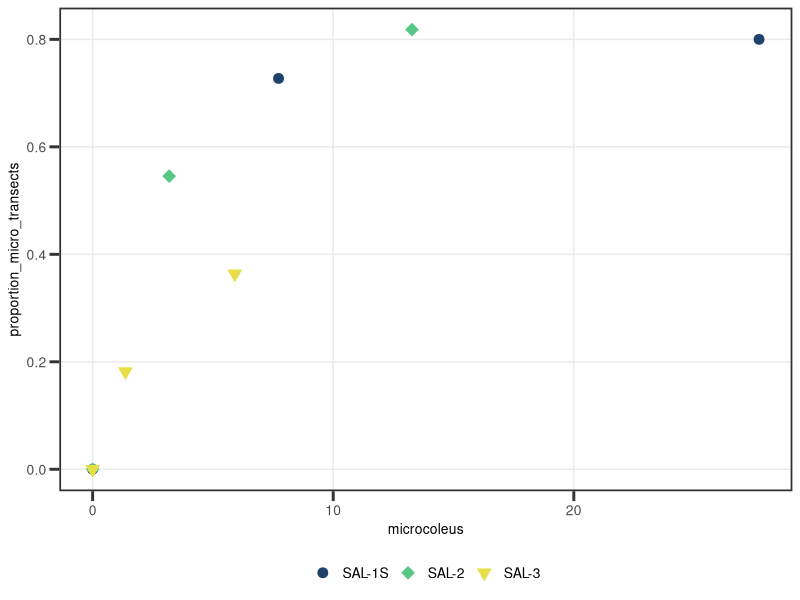
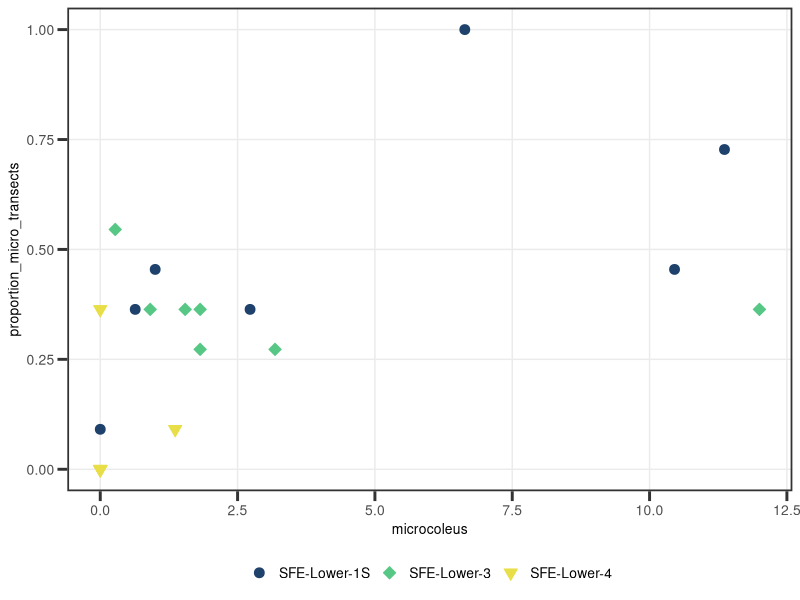
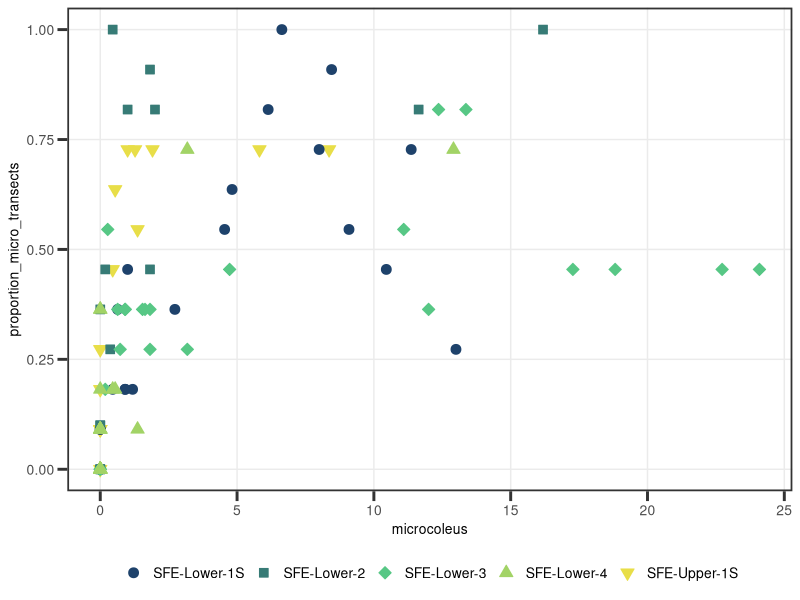
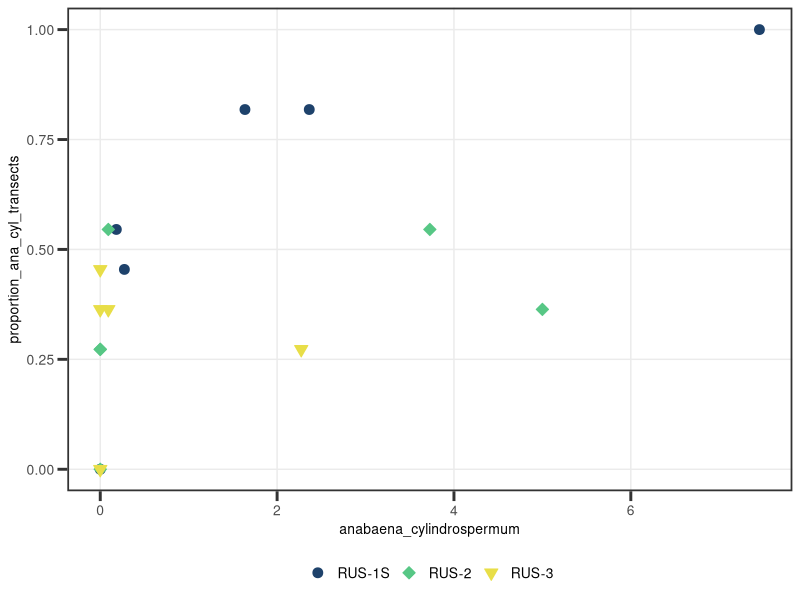
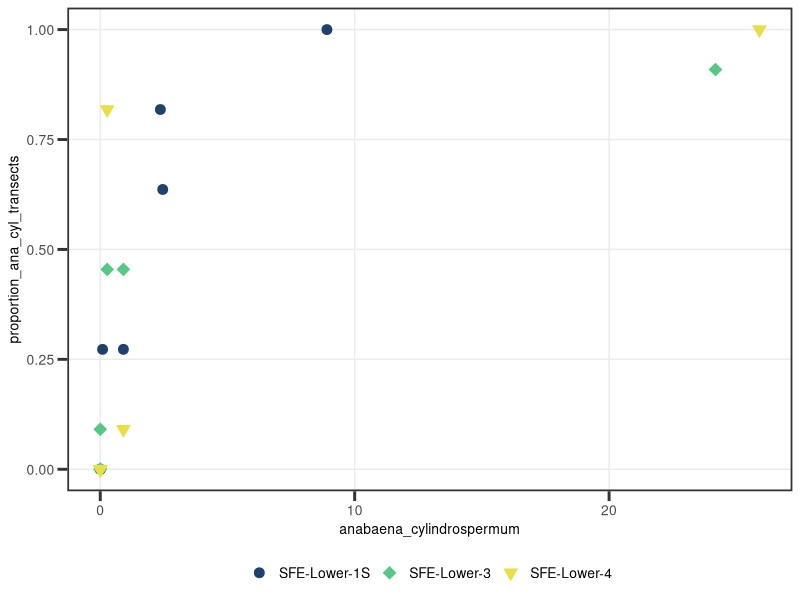
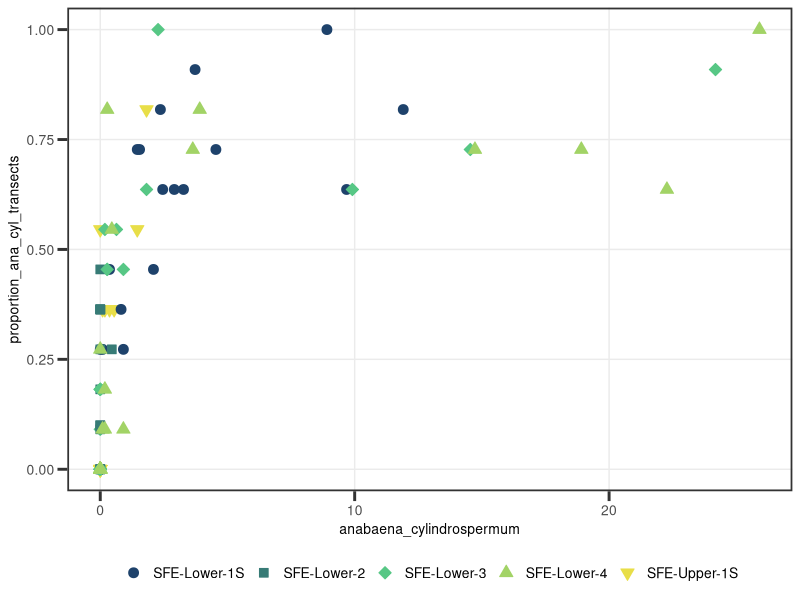
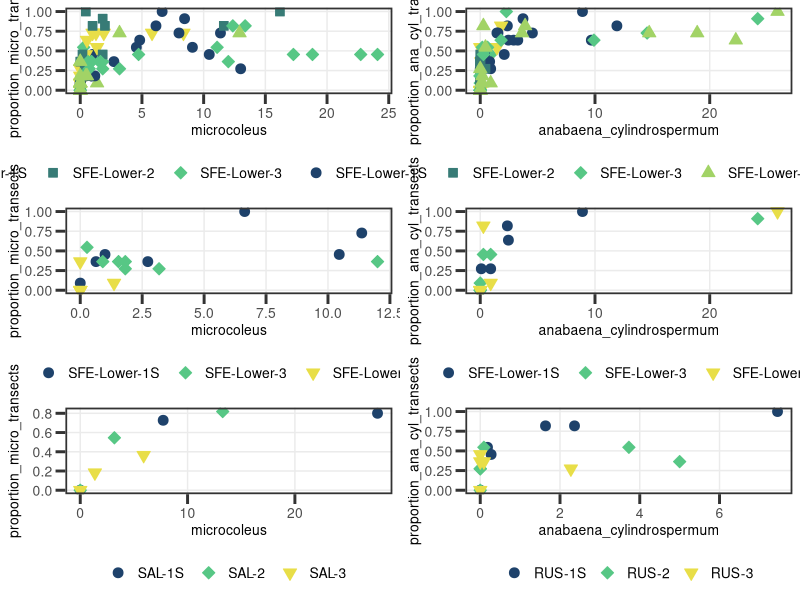
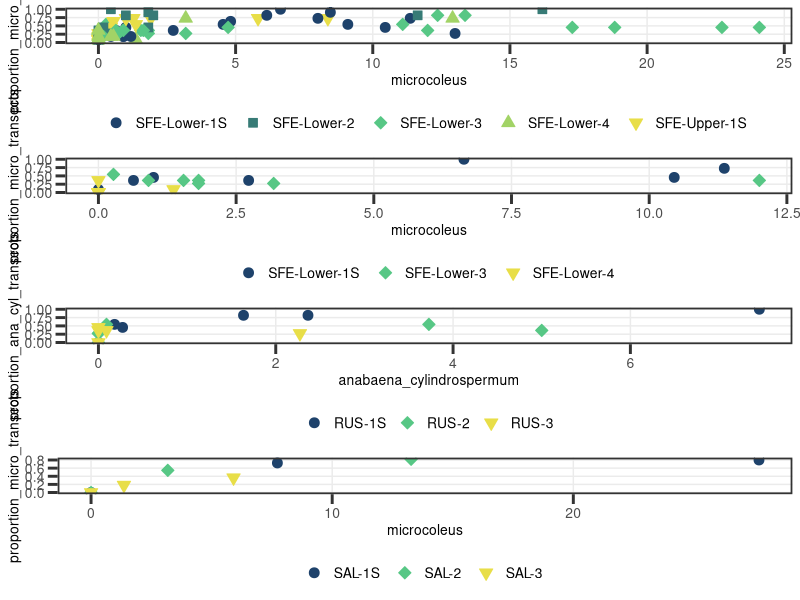

R code for these plots, in order:
#### Figure to show difference between presence/absence data and cover
### Jordan Zabrecky
## last edited: 08.08.2025

# This supplemental figure shows the discrepancy between cover estimation
# (from quadrat placements) and presence/absence (taxon observed nearby
# transect line) from benthic surveys roughly following SWAMP protocol

#### (1) Loading libraries and data ####

# loading libraries
lapply(c("tidyverse", "lubridate", "cowplot"), 
       require, character.only = T)

# loading data
cover <- read.csv("./data/field_and_lab/percover_byreach.csv") %>% 
  mutate(field_date = ymd(field_date),
         year = year(field_date)) %>% 
  # change site_reach names to new %>% 
  mutate(site_reach = case_when(site_reach == "SFE-M-1S" ~ "SFE-Lower-1S",
                                site_reach == "SFE-M-2" ~ "SFE-Lower-2",
                                site_reach == "SFE-M-3" ~ "SFE-Lower-3",
                                site_reach == "SFE-M-4" ~ "SFE-Lower-4",
                                site_reach == "SFE-SH-1S" ~ "SFE-Upper-1S",
                                TRUE ~ site_reach))

#### (2) Making figures ####

# set universal theme
theme_set(theme_bw() + theme(legend.position = "bottom",
                             panel.grid.minor = element_blank(),
                             panel.border = element_rect(linewidth = 1.2), axis.ticks = element_line(linewidth = 1),
                             text = element_text(size = 10), axis.ticks.length=unit(.25, "cm"),
                             axis.text.y = element_text(size = 10), axis.text.x = element_text(size = 10),
                             legend.text = element_text(size = 10)))

# color palette
palette <- c("#1E426B","#377B76", "#57C785", "#A2D366", "#E8DE48")

## Microcoleus

# salmon 2022
sal22 <- ggplot(data = cover %>% filter(site == "SAL" & year == 2022),
                aes(x = proportion_micro_transects,
                    y = microcoleus)) +
  geom_point(aes(fill = site_reach, color = site_reach, shape = site_reach), size = 3) +
  scale_fill_manual(NULL, values = c(palette[1], palette[3], palette[5])) +
  scale_color_manual(NULL, values = c(palette[1], palette[3], palette[5])) +
  scale_shape_manual(NULL, values = c(21, 23, 25)) +
  coord_flip() # decided it looked better like this; easier to do than changing x & y in aes()
sal22

# south fork eel 2022
sfe22 <- ggplot(data = cover %>% filter(site == "SFE-M" & year == 2022),
                aes(x = proportion_micro_transects,
                    y = microcoleus)) +
  geom_point(aes(color = site_reach, fill = site_reach, shape = site_reach), size = 3) +
  scale_color_manual(NULL, values = c(palette[1], palette[3], palette[5])) +
  scale_fill_manual(NULL, values = c(palette[1], palette[3], palette[5])) +
  scale_shape_manual(NULL, values = c(21, 23, 25)) +
  coord_flip() # decided it looked better like this; easier to do than changing x & y in aes()
sfe22

# south fork eel 2023
sfe23 <- ggplot(data = cover %>% filter(site == "SFE-M" | site == "SFE-SH" & year == 2023),
                aes(x = proportion_micro_transects,
                    y = microcoleus)) +
  geom_point(aes(color = site_reach, fill = site_reach, shape = site_reach), size = 3) +
  scale_color_manual(NULL, values = palette) +
  scale_fill_manual(NULL, values = palette) +
  scale_shape_manual(NULL, values = c(21, 22, 23, 24, 25)) +
  coord_flip() # decided it looked better like this; easier to do than changing x & y in aes()
sfe23


## Anabaena/Cylindrospermum

# russian
rus22 <- ggplot(data = cover %>% filter(site == "RUS"), aes(x = proportion_ana_cyl_transects,
                                                            y = anabaena_cylindrospermum)) +
  geom_point(aes(color = site_reach, fill = site_reach, shape = site_reach), size = 3) +
  scale_color_manual(NULL, values = c(palette[1], palette[3], palette[5])) +
  scale_fill_manual(NULL, values = c(palette[1], palette[3], palette[5])) +
  scale_shape_manual(NULL, values = c(21, 23, 25)) +
  coord_flip() # decided it looked better like this; easier to do than changing x & y in aes()
rus22

# south fork eel 2022
sfe22_a <- ggplot(data = cover %>% filter(site == "SFE-M" & year == 2022),
                aes(x = proportion_ana_cyl_transects,
                    y = anabaena_cylindrospermum)) +
  geom_point(aes(color = site_reach, fill = site_reach, shape = site_reach), size = 3) +
  scale_color_manual(NULL, NULL, values = c(palette[1], palette[3], palette[5])) +
  scale_fill_manual(NULL, NULL, values = c(palette[1], palette[3], palette[5])) +
  scale_shape_manual(NULL, NULL, values = c(21, 23, 25)) +
  coord_flip() # decided it looked better like this; easier to do than changing x & y in aes()
sfe22_a + coord_flip()

# south fork eel 2023
sfe23_a <- ggplot(data = cover %>% filter(site == "SFE-M" | site == "SFE-SH" & year == 2023),
                aes(x = proportion_ana_cyl_transects,
                    y = anabaena_cylindrospermum)) +
  geom_point(aes(color = site_reach, fill = site_reach, shape = site_reach), size = 3) +
  scale_color_manual(NULL, NULL, values = palette) +
  scale_fill_manual(NULL, NULL, values = palette) +
  scale_shape_manual(NULL, NULL, values = c(21, 22, 23, 24, 25)) +
  coord_flip() # decided it looked better like this; easier to do than changing x & y in aes()
sfe23_a

#### (3) Putting Plots together ####

# microcoleus on left and anabaena on right; 2023 highest
all <- plot_grid(sfe23, sfe23_a, sfe22, sfe22_a, sal22, rus22, ncol = 2, align = "v")  +
  theme(plot.background = element_rect(fill = "white", color = "white"))

all

# saving plot
ggsave("./figures/sfig_presence_vs_cover_notfinal.tiff", dpi = 600, 
       width=18, height=20, unit="cm")

# separate for cleaner legend
legend <- plot_grid(sfe23, sfe22, rus22, sal22, ncol = 1)
legend

# save
ggsave("./figures/sfig_presence_vs_cover_legend.tiff", dpi = 600, 
       width=17.75, height=20, unit="cm")
